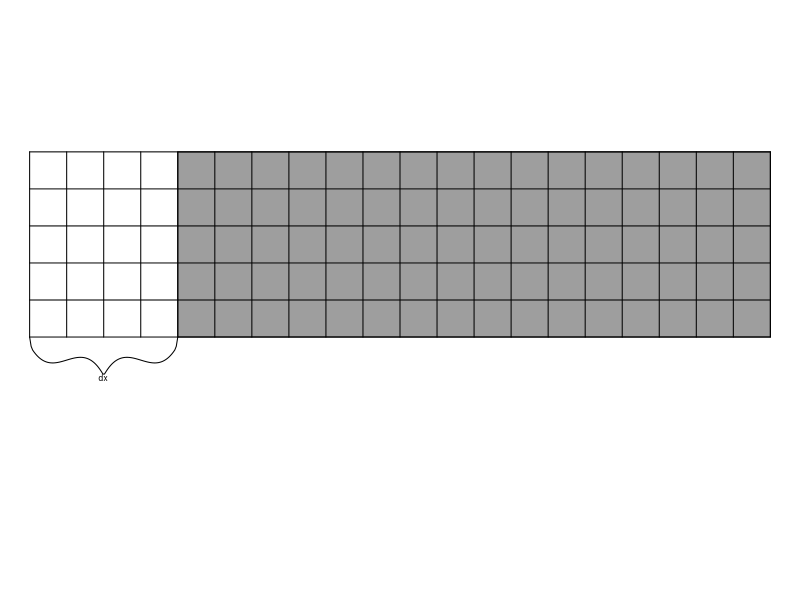
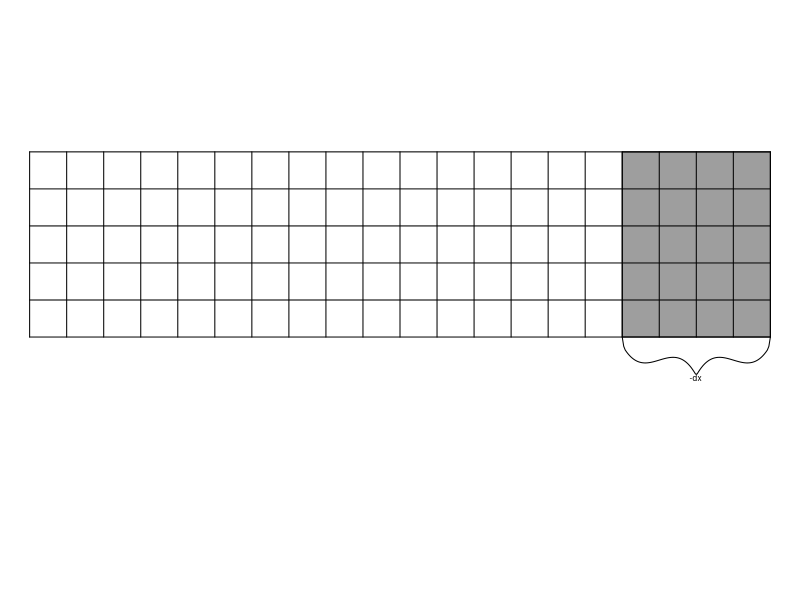
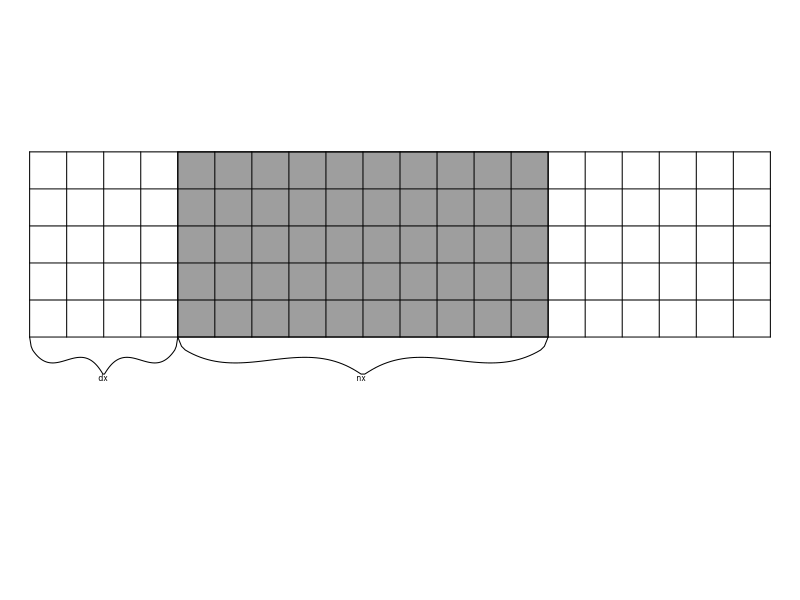
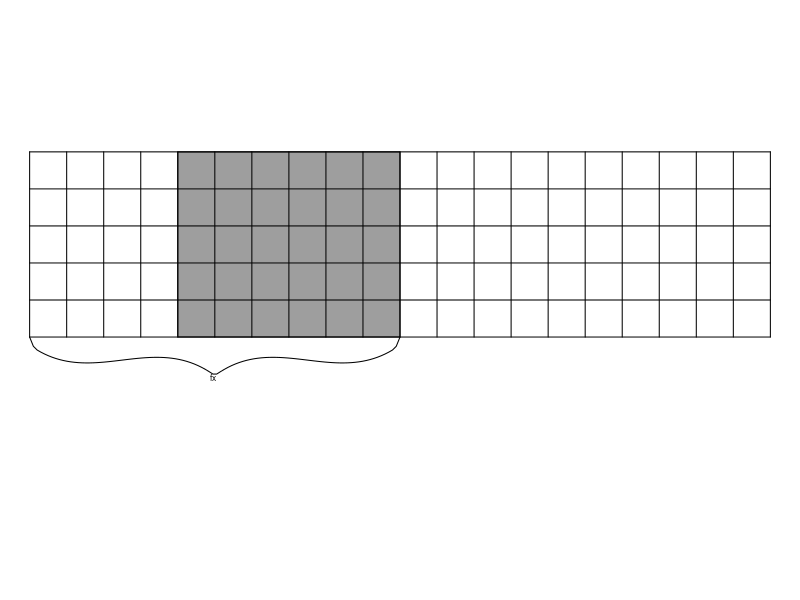

These charts were generated, in order, by the following R code:
mybox = function(dx=0,fx=n,n=20,m=5) {
  par(mar=c(0,0,0,0))
  plot(NA,xlim=c(0,n),ylim=c(-3,m),bty='n',axes=FALSE,asp=1)
  rect(dx,0,fx,m,col=8)
  segments(0,0:m,n,0:m)
  segments(0:n,0,0:n,m)
}
brace = function(x1,y1,x2,y2,len=1,text,...){
  a=c(1,2,3,48,50)    # set flexion point for spline
  b=c(0,.2,.28,.7,.8) # set depth for spline flexion point
  curve = spline(a, b, n = 50, method = "natural")$y / 0.8
  curve = c(curve,rev(curve))
  i = which.max(curve)
  curve = cbind(seq(0,1,len=length(curve)),curve,1)
  v = c(x2-x1,y2-y1)
  v = rbind(v,c(v[2],-v[1])/sqrt(sum(v**2))*len,c(x1,y1))
  v = curve %*% v
  lines(v,asp=1)
  text(v[i,1],v[i,2],labels = text,...)
}

px = 1
py = 0.3

png("box_dx.png",width=300,height=130,res=200)
mybox(dx=4)
brace(0,0,4,0,text="dx",adj=c(0.5,1),cex=0.5)
dev.off()

png("box_mdx.png",width=300,height=130,res=200)
mybox(dx=20-4)
brace(20-4,0,20,0,text="-dx",adj=c(0.5,1),cex=0.5)
dev.off()

png("box_nx.png",width=300,height=130,res=200)
mybox(dx=4,fx=4+10)
brace(4,0,4+10,0,text="nx",adj=c(0.5,1),cex=0.5)
brace(0,0,4,0,text="dx",adj=c(0.5,1),cex=0.5)
dev.off()

png("box_fx.png",width=300,height=130,res=200)
mybox(dx=4,fx=10)
brace(0,0,10,0,text="fx",adj=c(0.5,1),cex=0.5)
dev.off()

